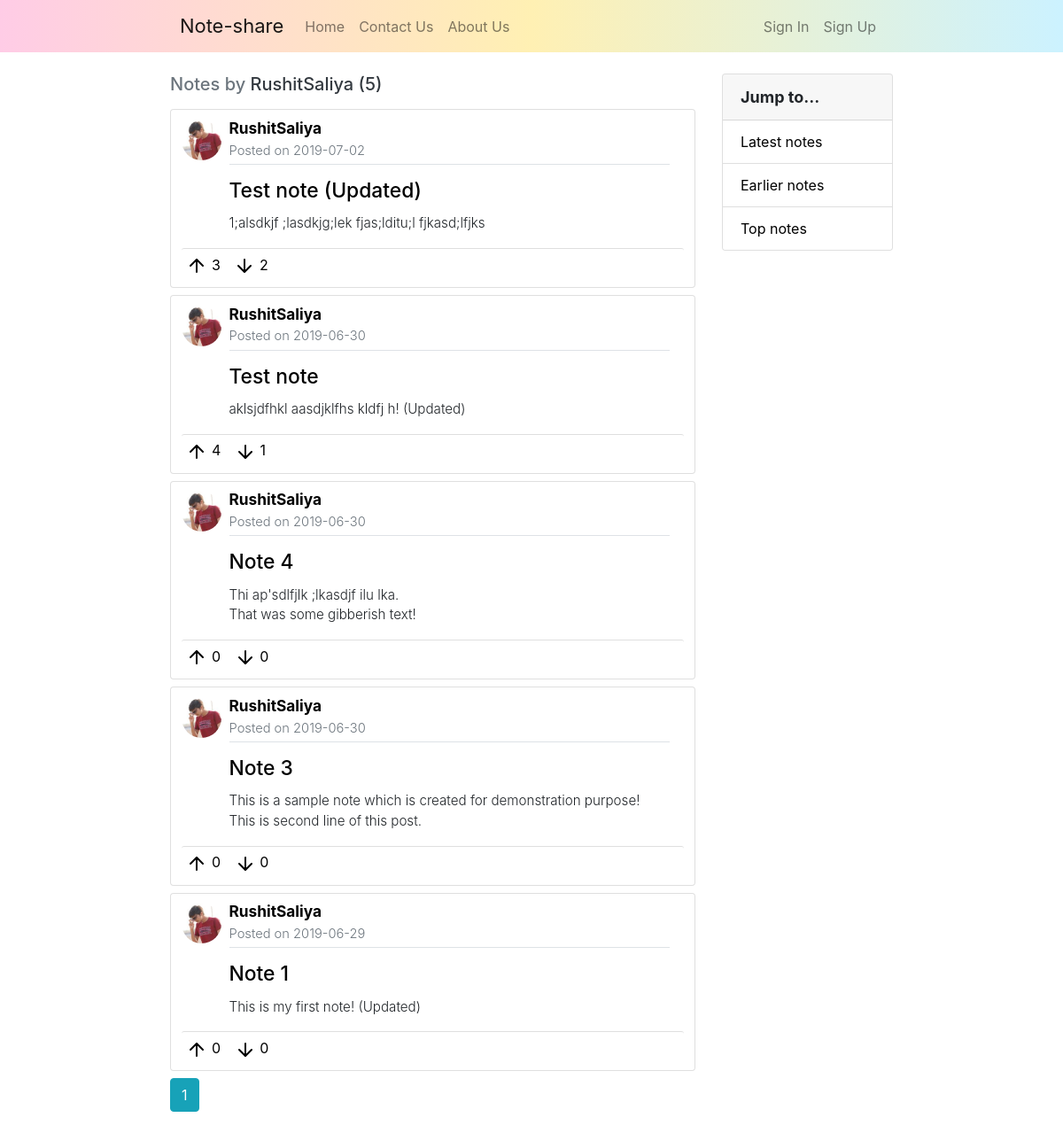
The app's page /user/RushitSaliya with its own data.
### noteshare/models.py (models this page shows, shortened)
class User(db.Model, UserMixin):
    id = db.Column(db.Integer, primary_key=True)
    username = db.Column(db.String(20), unique=True, nullable=False)
    email = db.Column(db.String(100), unique=True, nullable=False)
    image_file = db.Column(db.String(20), nullable=False, default='default.jpg')
    password = db.Column(db.String(50), nullable=False)
    notes = db.relationship('Note', backref='author', lazy=True)

class Note(db.Model):
    id = db.Column(db.Integer, primary_key=True)
    title = db.Column(db.String(100), nullable=False)
    date_posted = db.Column(db.DateTime, nullable=False, default=datetime.utcnow)
    content = db.Column(db.Text, nullable=False)
    content_image = db.Column(db.String(20), nullable=True)
    ups = db.Column(db.Integer, nullable=False, default=0)
    downs = db.Column(db.Integer, nullable=False, default=0)
    user_id = db.Column(db.Integer, db.ForeignKey('user.id'), nullable=False)

### noteshare/notes/routes.py (the view)
@notes.route('/user/<string:username>')
def user_notes(username):
    page = request.args.get('page', 1, type=int)
    user = User.query.filter_by(username=username).first_or_404()
    notes = Note.query.filter_by(author=user).order_by(Note.date_posted.desc()).paginate(page=page, per_page=5)
    return render_template('user_notes.html', title=user.username, notes=notes, user=user)

### noteshare/templates/user_notes.html
{% extends "layout.html" %}
{% block content %}
    <div class="col-md-8 col-pl-16">
        <h5 class="text-muted mb-3">Notes by <span class="text-dark">{{ user.username }} ({{ notes.total }})</span></h5>
        {% for note in notes.items %}
            <div class="card mb-md-2">
                <div class="card-body">
                    <div class="row">
                        <div class="col-md-2 pr-0" style="max-width: 11.5%; padding-top: 1%; padding-left: 2.5%;">
                            <div class="note-header">
                                <img class="rounded-circle note-author-img" src="{{ url_for('static', filename='Profile-pictures/' + note.author.image_file) }}" alt="Author's Profile-photo">
                            </div>
                        </div>
                        <div class="col-md-10 pl-0 pr-0" style="max-width: 88.5%;">
                            <div class="note-header">
                                <a class="anchor-note-username" href="{{ url_for('notes.user_notes', username=note.author.username) }}">
                                    <strong>{{ note.author.username }}</strong>
                                    <div  class="text-muted mb-1" style="font-size: 85%;">
                                        Posted on {{ note.date_posted.strftime('%Y-%m-%d') }}
                                    </div>
                                    <div class="border-bottom mb-3"></div>
                                </a>
                                <a class="anchor-note-update" href="{{ url_for('notes.note', note_id=note.id) }}">
                                        <h5 class="card-title note-title">{{ note.title }}</h5>
                                </a>
                                <p style="white-space: pre-line; font-size: 79%;">{{ note.content }}</p>
                            </div>
                        </div>
                    </div>
                    <div class="row">
                        <div class="col-md-12">
                            <div class="card-header note-action">
                                <a class="note-action-btn" href="{{ url_for('notes.up_note', note_id=note.id, from_page=url_for('notes.user_notes', username=note.author.username)) }}"><img src="{{ url_for('static', filename='Icons/arrow-up.svg') }}" alt="Like"> {{ note.ups }} </a>
                                <a class="note-action-btn" href="{{ url_for('notes.down_note', note_id=note.id, from_page=url_for('notes.user_notes', username=note.author.username)) }}"><img src="{{ url_for('static', filename='Icons/arrow-down.svg') }}" alt="Dislike"> {{ note.downs }} </a>
                            </div>
                        </div>
                    </div>
                </div>
            </div>
        {% endfor %}
        {% for page_num in notes.iter_pages(left_edge=1, right_edge=1, left_current=1, right_current=2) %}
            {% if page_num %}
                {% if notes.page == page_num %}
                    <a class="btn btn-info mb-4" href="{{ url_for('notes.user_notes', username=user.username, page=page_num) }}">{{ page_num }}</a>
                {% else %}
                    <a class="btn btn-outline-info mb-4" href="{{ url_for('notes.user_notes', username=user.username, page=page_num) }}">{{ page_num }}</a>
                {% endif %}
            {% else %}
                ...
            {% endif %}
        {% endfor %}
    </div>
    <div class="col-md-4 col-pr-16">
        <div class="card">
                <div class="card-header" style="font-size: 18px;"><strong>Jump to...</strong></div>
                <ul class="list-group list-group-flush">
                    <li class="list-group-item"><a href="#" class="sidebar-link">Latest notes</a></li>
                    <li class="list-group-item"><a href="#" class="sidebar-link">Earlier notes</a></li>
                    <li class="list-group-item"><a href="#" class="sidebar-link">Top notes</a></li>
                </ul>
        </div>
    </div>
{% endblock content %}

### noteshare/static/stylesheet.css (style rules this page uses)
.note-action { border-top: 1px solid rgba(0,0,0,.125); border-bottom: none; padding: 1%; background-color: #fff; }
.card-title { font-size: 16px; }
.note-action-btn, .note-action-btn:hover { margin-right: 2%; text-decoration: none; color: #000; }
.col-pl-16 { padding-top: 1%; padding-left: 16%; }
.col-pr-16 { padding-top: 1%; padding-right: 16%; }
.sidebar-link { text-decoration: none; color: #000; }
.note-header { font-size: 120%; font-weight: 350; }
.note-title { font-size: 170%; font-weight: 500; }
.note-author-img { border-radius: 50%; object-fit: cover; height: 45px; width: 45px; }
.anchor-note-update { text-decoration: none; color: #000; font-size: 70%; }
.anchor-note-username { text-decoration: none; color: #000; font-size: 90%; }
.card-body { padding: 1% 2% 1% 2%; }

### records on screen
User: username "RushitSaliya"
Note: image_file (picture), author.username "RushitSaliya", date_posted "2019-07-02", title "Test note (Updated)", content "1;alsdkjf ;lasdkjg;lek fjas;lditu;l fjkasd;lfjks", ups "3", downs "2"
Note: image_file (picture), author.username "RushitSaliya", date_posted "2019-06-30", title "Test note", content "aklsjdfhkl aasdjklfhs kldfj h! (Updated)", ups "4", downs "1"
Note: image_file (picture), author.username "RushitSaliya", date_posted "2019-06-30", title "Note 4", content "Thi ap'sdlfjlk ;lkasdjf ilu lka. That was some gibberish text!", ups "0", downs "0"
Note: image_file (picture), author.username "RushitSaliya", date_posted "2019-06-30", title "Note 3", content "This is a sample note which is created for demonstration purpose! This is second line of this post.", ups "0", downs "0"
Note: image_file (picture), author.username "RushitSaliya", date_posted "2019-06-29", title "Note 1", content "This is my first note! (Updated)", ups "0", downs "0"

### other values on screen
{{ notes.total }} "5"
{{ page_num }} "1"
